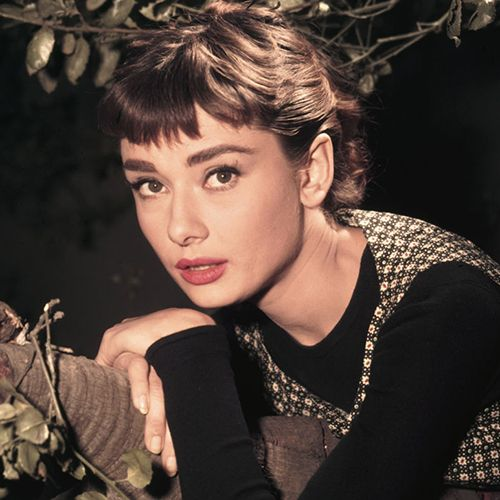
#> input picture project/examples/cuda_implementation/images/audrey.jpg, 500 x 500 px, found by its file name
$ python main.py
#> lines starting #> are read from the running program, lines starting #| are printed output that depends on the picture; after the words box and inside, x2 and y2 are one past the last pixel; in counts of white or black regions, pixels touching at a corner belong together
from cu import *
from PIL import Image, ImageDraw
import os

def crop_to_circle(image):
    # Create a new image with alpha channel (RGBA) and same size as original
    circle_mask = Image.new('L', image.size, 0)

    # Create a draw object for the mask
    draw = ImageDraw.Draw(circle_mask)

    # Draw a white circle with diameter of the height of the image
    draw.ellipse((0, 0, image.height, image.height), fill=255)

    # Apply the mask to the original image using the alpha channel
    result = image.copy()
    result.putalpha(circle_mask)

    # Crop the result to the bounding box of the circle
    result = result.crop(result.getbbox())

    return result

if __name__ == "__main__":
    img = Image.open("cuda_implementation/images/audrey.jpg").convert('L')
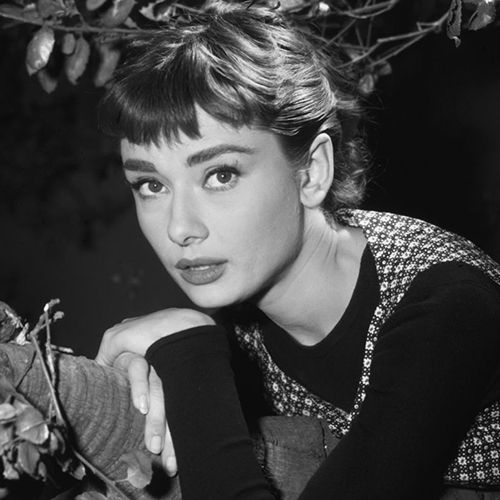
#> img: PIL image 500x500 L; min 0, max 252, mean 67.8
    img = crop_to_circle(img)
#> in crop_to_circle, `circle_mask = Image.new('L', image.size, 0)`: circle_mask: PIL image 500x500 L; every value is 0
#> in crop_to_circle, `result.putalpha(circle_mask)`:
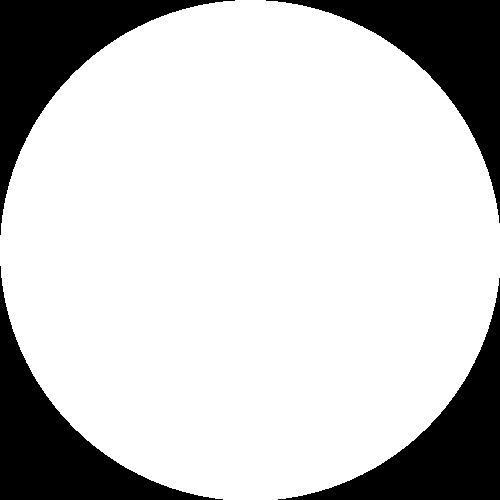
#> circle_mask: PIL image 500x500 L; 78.8% white; 4 black regions, box (x1, y1, x2, y2) and area: (0, 0, 235, 235) 13489, (266, 0, 500, 223) 13254, (0, 266, 223, 500) 13254, (278, 278, 500, 500) 13020
#> in crop_to_circle, `result.putalpha(circle_mask)`:
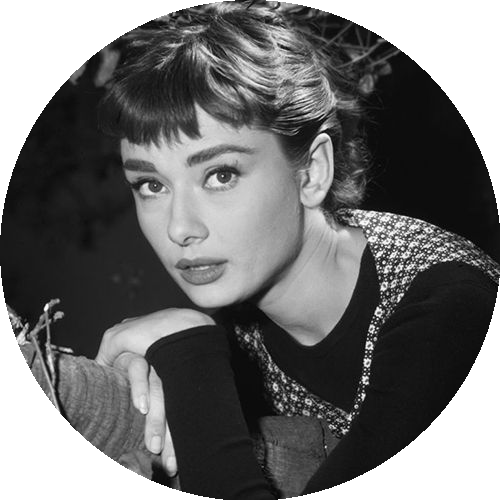
#> result: PIL image 500x500 LA; mean R, G, B, A 67.8, 67.8, 67.8, 200.9; transparent parts drawn white
    img.show()
    arr = np.array(img)
    print(arr.shape)
#| (500, 500, 2)
    print(arr[0][0])
#| [13  0]
    print(arr[250][250])
#| [178 255]
    print("hello world")
